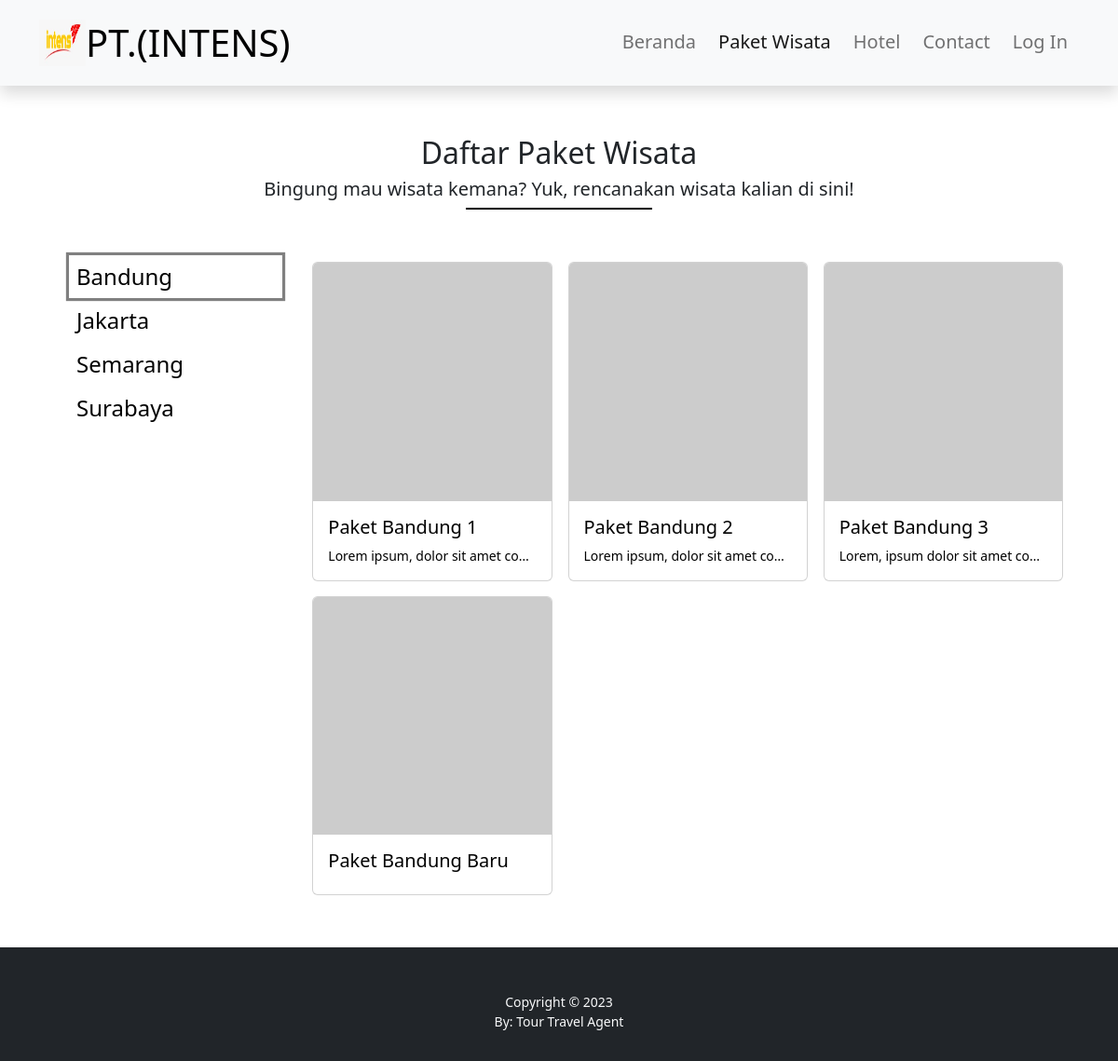
The app's page /public/paket/bandung with its own data.
### tables this page shows
CREATE TABLE `daerah` (
  `daerah_id` int(11) NOT NULL,
  `name` varchar(255) NOT NULL,
  `slug` varchar(255) NOT NULL
);

CREATE TABLE `tb_paket` (
  `id` int(11) NOT NULL,
  `name` varchar(255) NOT NULL,
  `slug` varchar(255) NOT NULL,
  `daerah_id` int(11) NOT NULL,
  `price` varchar(255) NOT NULL,
  `promosi` text NOT NULL,
  `description` text NOT NULL,
  `image` varchar(255) NOT NULL
);

### app/core/Controller.php (called while the page is built, shortened)
<?php
class Controller
{
    public function view($view, $data = [])
    {
        require_once "../app/views/$view.php";
    }
    public function model($model)
    {
        return new $model;
    }
}

### app/core/App.php (called while the page is built, shortened)
<?php
class App
{
    protected
        $controller = "Home",
        $method = "Index",
        $data = [];
    public function __construct()
    {
        $url = $this->parseURL();
        if (isset($url[0])) {
            if (file_exists('../app/controllers/' . $url[0] . '.php')) {
                unset($url[0]);
            }
        }
        $this->controller = new $this->controller;
        if (!empty($url)) {
            $this->data = array_values($url);
        }
        call_user_func_array([$this->controller, $this->method], $this->data);
    }
    public function parseURL()
    {
        if (isset($_GET['url'])) {
            $url = rtrim($_GET['url'], '/');
            $url = filter_var($url, FILTER_SANITIZE_URL);
            $url = explode('/', $url);
            return $url;
        }
    }
}

### public/index.php (called while the page is built, shortened)
<?php
$app = new App;

### app/core/Database.php (called while the page is built, shortened)
<?php
class Database
{
    private
        $dbhost = DBHost,
        $dbuser = DBUser,
        $dbpass = DBPass,
        $dbname = DBName;
    private
        $dbh,
        $stmt;
    public function __construct()
    {
        $dsn = "mysql:host={$this->dbhost};dbname={$this->dbname}";
        $option = [
            PDO::ATTR_PERSISTENT => true,
            PDO::ATTR_ERRMODE => PDO::ERRMODE_EXCEPTION
        ];
        try {
            $this->dbh = new PDO($dsn, "{$this->dbuser}", "{$this->dbpass}", $option);
        } catch (PDOException $e) {
            die($e->getMessage());
        }
    }
    public function query($query)
    {
        $this->stmt = $this->dbh->prepare($query);
    }
    public function execute()
    {
        $this->stmt->execute();
    }
    public function resultSet()
    {
        $this->execute();
        return $this->stmt->fetchAll(PDO::FETCH_ASSOC);
    }
}

### app/models/paket_model.php (called while the page is built, shortened)
<?php
class paket_model
{
    private
        $db,
        $table = 'tb_paket';
    public function __construct()
    {
        $this->db = new Database;
    }
    public function getData()
    {
        $this->db->query("SELECT * FROM {$this->table}");
        return $this->db->resultSet();
    }
    public function getAllDaerah()
    {
        $this->db->query("SELECT * FROM daerah");
        return $this->db->resultSet();
    }
    public function getByDaerah($slug)
    {
        $query = "SELECT {$this->table}.`name`, {$this->table}.`slug`, {$this->table}.`daerah_id`, {$this->table}.`price`, {$this->table}.`promosi`, {$this->table}.`description`, {$this->table}.`image` FROM `{$this->table}` LEFT JOIN `daerah` ON `{$this->table}`.`daerah_id` = `daerah`.`daerah_id` WHERE `daerah`.`slug` = '$slug'";
        $this->db->query($query);
        return $this->db->resultSet();
    }
}

### app/views/Paket/index2.php (the view, shortened to what this page needs)
<div class="row">
    <div class="col">
        <div class="text-center my-5">
            <div class="fs-2">Daftar Paket Wisata</div>
            <p class="heading-section fs-5">Bingung mau wisata kemana? Yuk, rencanakan wisata kalian di sini!</p>
        </div>
        <div class="row">
            <div class="col-md-3">
                <ul class="city-select">
                    <?php foreach ($data['daerah'] as $daerah) : ?>
                        <li>
                            <a href="<?= BASEURL; ?>/paket/<?= $daerah['slug']; ?>" class="fs-4 px-2 <?= $data['slug'] == $daerah['slug'] ? 'selected-city' : ''; ?>"><?= $daerah['name']; ?></a>
                        </li>
                    <?php endforeach; ?>
                </ul>
            </div>
            <?php if (count($data['paket'])) : ?>
                <div class="col-md-9">
                    <?php foreach ($data['paket'] as $paket) : ?>
                        <?php $paket['description'] = str_replace('-', "<br>-", $paket['description']); ?>
                        <div class="card float-start my-2" style="width: 31%; margin-right:1%; margin-left:1%">
                            <div class="card-body card-tempat p-0">
                                <img src="https://picsum.photos/300/300?random=1" class="card-img-top img-fluid mb-3" alt="...">
                                <a href="" class="card-link stretched-link tampilData px-3 pb-3 d-block" data-bs-toggle="modal" data-bs-target="#exampleModal" data-slug="<?= $paket['slug']; ?>">
                                    <h5 class="card-title"><?= $paket['name']; ?></h5>
                                    <p class="card-text text-truncate"><?= $paket['promosi']; ?></p>
                                </a>
                            </div>
                        </div>
                    <?php endforeach; ?>
                </div>
            <?php else : ?>
                <div class="col-md-6">
                    <div class="fs-3 text-center mt-5">Paket Belum Tersedia</div>
                </div>
            <?php endif; ?>
        </div>
    </div>
</div>

### app/controllers/Paket.php (shortened to what this page needs)
<?php
class Paket extends Controller
{
    public function index($slug = '')
    {
        if ($slug == '') :
            $data = [
                'title' => 'Daftar Paket',
                'active' => 'Daftar Paket',
                'daerah' => $this->model('paket_model')->getAllDaerah(),
                'user' => $this->model('user_model')->getByEmail($_SESSION['data'])
            ];
            $this->view('Templates/header', $data);
            $this->view('Paket/index', $data);
            $this->view('Templates/footer');
        else :
            $data = [
                'title' => 'Detail Paket',
                'active' => 'Daftar Paket',
                'slug' => $slug,
                'daerah' => $this->model('paket_model')->getAllDaerah(),
                'user' => $this->model('user_model')->getByEmail($_SESSION['data']),
                'pakets' => $this->model('paket_model')->getData(),
                'paket' => $this->model('paket_model')->getByDaerah($slug)
            ];
            $this->view('Templates/header', $data);
            $this->view('Paket/index2', $data);
            $this->view('Templates/footer');
        endif;
    }
}

### app/views/Templates/header.php (shortened to what this page needs)
<!DOCTYPE html>
<html lang="en">
<head>
    <link href="https://cdn.jsdelivr.net/npm/bootstrap@5.2.3/dist/css/bootstrap.min.css" rel="stylesheet">
    <link rel="stylesheet" href="<?= BASEURL; ?>/css/style.css">
    <link rel="stylesheet" href="<?= BASEURL; ?>/css/signin.css">
    <link rel="stylesheet" href="<?= BASEURL; ?>/css/dashboard.css">
    <link rel="stylesheet" href="https://cdn.jsdelivr.net/npm/bootstrap-icons@1.10.2/font/bootstrap-icons.css">
</head>
<body>
    <?php require_once "../app/views/templates/navbar.php"; ?>
    <div class="container mb-5 min-vh-100">

### app/views/Templates/navbar.php (shortened to what this page needs)
<nav class="navbar sticky-top navbar-expand-lg bg-light shadow">
    <div class="container">
        <a class="navbar fs-1" href="<?= BASEURL; ?>/">
            <img src="<?= BASEURL; ?>/img/logo.jpeg" alt="Logo" width="50" height="50" class="d-inline-block align-text-top">
            PT.(INTENS)</a>
        <div class="collapse navbar-collapse m" id="navbarNav">
            <ul class="navbar-nav ms-auto">
                <li class="nav-item fs-5 px-1">
                    <a class="under nav-link <?= $data['active'] == 'Home' ? 'active' : ''; ?>" aria-current="page" href="<?= BASEURL; ?>/">Beranda</a>
                </li>
                <li class="nav-item fs-5 px-1">
                    <a class="under nav-link <?= $data['active'] == 'Daftar Paket' ? 'active' : ''; ?>" href="<?= BASEURL; ?>/paket">Paket Wisata</a>
                </li>
                <li class="nav-item fs-5 px-1">
                    <a class="under nav-link <?= $data['active'] == 'Daftar Hotel' ? 'active' : ''; ?>" href="<?= BASEURL; ?>/hotel">Hotel</a>
                </li>
                <li class="nav-item fs-5 px-1">
                    <a class="under nav-link <?= $data['active'] == 'Contact Us' ? 'active' : ''; ?>" href="<?= BASEURL; ?>/contact">Contact</a>
                </li>
                <?php if (isset($_SESSION['data'])) : ?>
                    <li class="nav-item dropdown ">
                        <a class="nav-link dropdown-toggle fs-5 <?= $data['active'] == 'Profile' ? 'active' : ''; ?>" href="" role="button" data-bs-toggle="dropdown" aria-expanded="false">
                            <?= ucwords($_SESSION['user']); ?>
                        </a>
                        <ul class="dropdown-menu">
                            <li><a class="dropdown-item" href="<?= BASEURL; ?>/profile">Profile</a></li>
                            <li><a class="dropdown-item" href="<?= BASEURL; ?>/reservasi">Reservation</a></li>
                            <li>
                            <li><a class="dropdown-item" href="<?= BASEURL; ?>/history">History</a></li>
                            <li>
                                <hr class="dropdown-divider">
                            </li>
                            <?php if ($_SESSION['type'] > 0) : ?>
                                <li><a class="dropdown-item" href="<?= BASEURL; ?>/hotel/manage">Hotel Management</a></li>
                                <li><a class="dropdown-item" href="<?= BASEURL; ?>/paket/manage">Package Management</a></li>
                                <?php if ($_SESSION['type'] == 2) : ?>
                                    <li><a class="dropdown-item" href="<?= BASEURL; ?>/user/manage">User Management</a></li>
                                <?php endif; ?>
                                <li>
                                    <hr class="dropdown-divider">
                                </li>
                            <?php endif; ?>
                            <li><a class="dropdown-item" href="<?= BASEURL; ?>/logout">Logout</a></li>
                        </ul>
                    </li>
                <?php else : ?>
                    <li class=" nav-item fs-5 px-1">
                        <a class="under nav-link <?= $data['active'] == 'Login' ? 'active' : ''; ?>" href="<?= BASEURL; ?>/login">Log In</a>
                    </li>
                <?php endif; ?>
            </ul>
        </div>
    </div>
</nav>

### app/views/Templates/footer.php (shortened to what this page needs)
</div>
<footer class="bg-dark pt-5 pb-3">
    <div class="text-center text-light">
        Copyright &copy; <?= date('Y'); ?>
        <p>By: Tour Travel Agent</p>
    </div>
</footer>
</body>
</html>

### public/css/style.css (style rules this page uses)
a, a:visited, a:hover { text-decoration: none; color: black; }
li { list-style: none; }
.city-select li a { width: 100%; padding: 5px 0; margin: 1px 0; display: block; }
.selected-city { box-shadow: 0 0 1px 3px grey; box-sizing: border-box; }
.heading-section::after { content: ''; width: 200px; height: 2px; background-color: black; margin: 5px auto; display: block; }
.under::after { content: ''; width: 0%; height: 2px; background-color: black; margin: auto; display: block; transition: 0.2s; }

### public/css/dashboard.css (style rules this page uses)
body { font-size: .875rem; }

### records on screen
daerah: name "Bandung"
daerah: name "Jakarta"
daerah: name "Semarang"
daerah: name "Surabaya"
tb_paket: name "Paket Bandung 1", promosi "Lorem ipsum, dolor sit amet co…"
tb_paket: name "Paket Bandung 2", promosi "Lorem ipsum, dolor sit amet co…"
tb_paket: name "Paket Bandung 3", promosi "Lorem, ipsum dolor sit amet co…"
tb_paket: name "Paket Bandung Baru"
